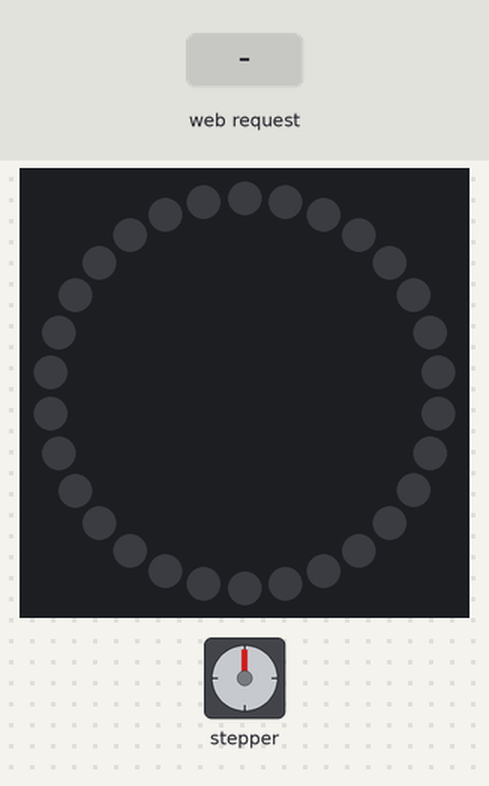
Recording of a sketch running on a simulated Arduino Uno R4 WiFi. Parts: stepper motor, 30 RGB LEDs in a ring, first at the top, clockwise. Wiring (inferred from the names in the program): stepper motor driver (200 steps per turn assumed): step D3; direction D4. The inputs (shaded band) are chosen by the test bench. Dim RGB values are drawn brighter than linear; WiFi joins after 1.5 s; servers stay silent unless stated; uploads are accepted with an empty reply; what the sketch prints to the serial monitor is not drawn.

Above: at 7.7 s.
7.8 s: HTTP request GET /LEDMODE= received
At 9.5 s:
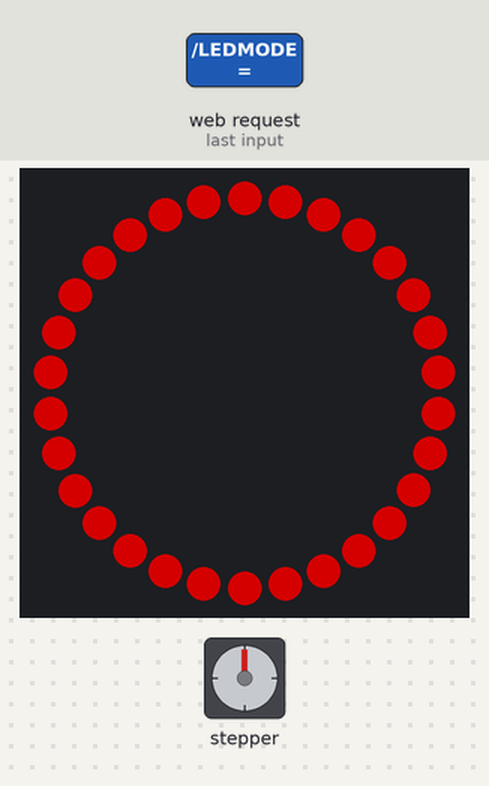
10.8 s: HTTP request GET /MOTOR=RIGHT received
13.8 s: HTTP request GET /LED=ON received
At 14.25 s:
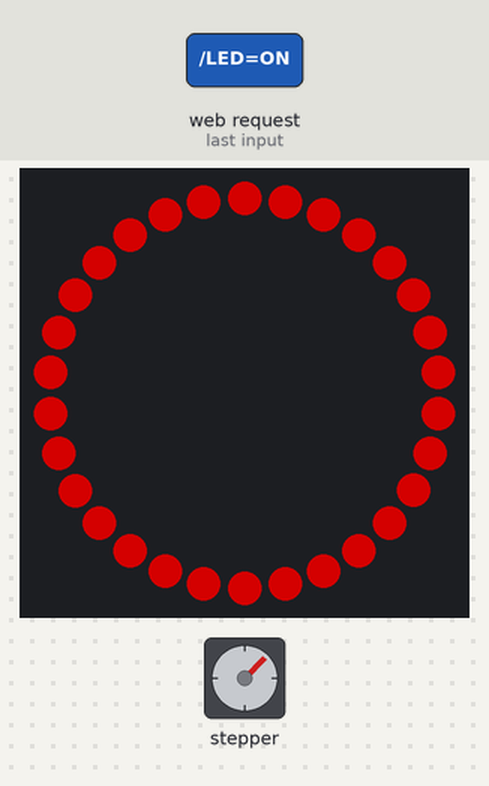
At 14.85 s:
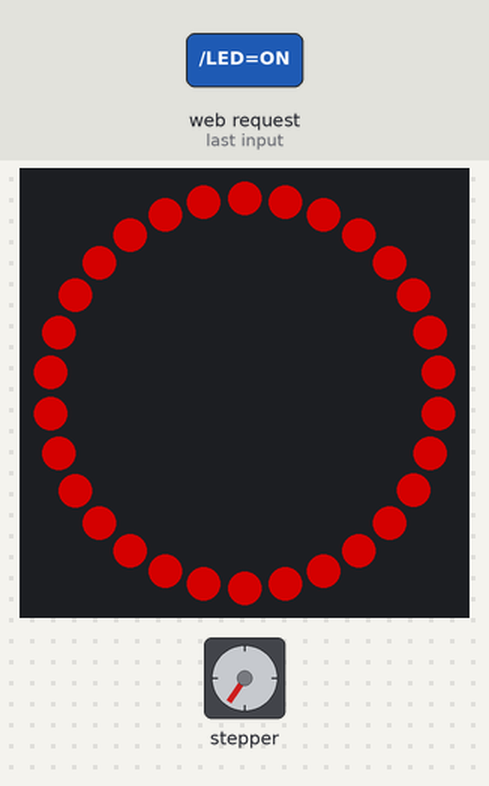
16.2 s: HTTP request GET /MOTOR=LEFT received
19.2 s: HTTP request GET /BRILLOUP received
At 19.65 s:
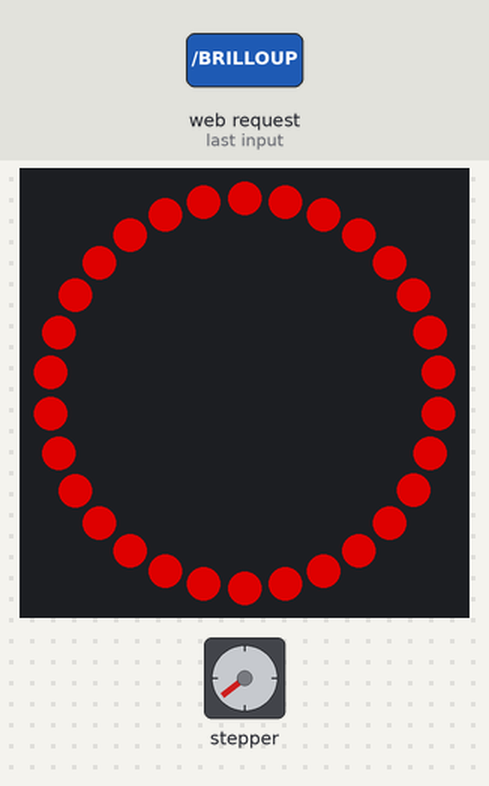
21.5 s: HTTP request GET /MOTOR=ON received
Timing chart, 0 to 24.5 s (numbered marks = the images above; inputs shaded):
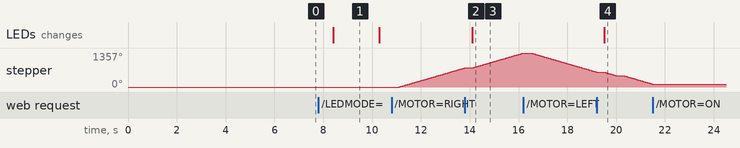

Measured:
- after the input at 7.8 s, the LEDs: change after 0.60 s (image 1)
- after the input at 10.8 s, stepper: keeps turning clockwise at about 283°/s, starting after 0.30 s
- after the input at 13.8 s, the LEDs: change after 0.30 s (image 2)
- what the display in image 1 shows lasts 1.9 s, from 8.4 s to 10.3 s

The sketch:

ArduinoSistemaSolarSTEM.ino
```cpp
/**
 * @file ArduinoSistemaSolarSTEM.ino
 * @brief Codigo principal del arduino
 * @author
 * Dream Team Systems
 * @date Octubre 2025
 */
#include <WiFiS3.h>
#include <Adafruit_NeoPixel.h>
#include <ArduinoJson.h>

/** @brief se define la configuración del internet del Arduino*/
const char* ssid = "CLARO_C98434";
const char* pass = "4FCE27D53E";
WiFiServer server(80);
/** @brief se define la base de datos a la cual se conectara el Arduino para consultar los estados */
const char* FIREBASE_HOST = "dreamteamsolarstem-default-rtdb.firebaseio.com";
const char* FIREBASE_AUTH = "";

int syncIndex = 0;
unsigned long lastSync = 0;

WiFiSSLClient client;

/** @brief Se define la configuración de los pines */
#define LED_PIN 6
#define NUM_LEDS 30
#define STEP_PIN 3
#define DIR_PIN 4

Adafruit_NeoPixel strip(NUM_LEDS, LED_PIN, NEO_GRB + NEO_KHZ800);

/** @brief Se definen las variables globales
 * @details Se manejaran las leds, el brillo y el motor
 */
int ledMode = 0;
bool ledsOn = false;
int brillo = 128;

bool prevLedsOn = false;
int prevLedMode = -1;
int prevBrillo = -1;

enum MotorDirection { STOP = 0, RIGHT, LEFT };
bool motorOn = false;
MotorDirection motorDir = STOP;
int stepSpeed = 6000;
unsigned long lastStepTime = 0;

const char* ledNames[] = { "Rojo fijo", "Verde parpadeante", "Arcoiris" };

/** @brief Se realiza la conexión a wifi y se imprime la IP que se genera */
void connectWiFi() {
  Serial.println("Intentando conectar a WiFi...");
  while (WiFi.status() != WL_CONNECTED) {
    WiFi.config(INADDR_NONE, INADDR_NONE, INADDR_NONE, INADDR_NONE);
    WiFi.begin(ssid, pass);
    Serial.print(".");
    delay(5000);
  }
  Serial.print("✅ Conectado a WiFi. IP: ");
  Serial.println(WiFi.localIP());
}

/** @brief Se agregan las funciones que necesita firebase para poder conectarse con el Arduino */
String firebaseGet(const char* path) {
  String url = String("/") + path + ".json";
  if (FIREBASE_AUTH[0] != '\0') url += "?auth=" + String(FIREBASE_AUTH);

  if (!client.connect(FIREBASE_HOST, 443)) {
    Serial.println("⚠️ No se pudo conectar a Firebase");
    return "";
  }

  client.println("GET " + url + " HTTP/1.1");
  client.println("Host: " + String(FIREBASE_HOST));
  client.println("Connection: close");
  client.println();

  String response = "";
  unsigned long start = millis();

  while (millis() - start < 5000) {
    while (client.available()) response += (char)client.read();
    if (!client.connected()) break;
  }
  client.stop();

  int jsonIndex = response.indexOf("\r\n\r\n");
  if (jsonIndex >= 0) response = response.substring(jsonIndex + 4);

  response.trim();
  response.replace("\"", "");
  return response;
}

void firebasePut(const char* path, const String& value) {
  String url = String("/") + path + ".json";
  if (FIREBASE_AUTH[0] != '\0') url += "?auth=" + String(FIREBASE_AUTH);

  if (!client.connect(FIREBASE_HOST, 443)) {
    Serial.println("⚠️ No se pudo conectar a Firebase");
    return;
  }

  String body = value;
  client.println("PUT " + url + " HTTP/1.1");
  client.println("Host: " + String(FIREBASE_HOST));
  client.println("Content-Type: application/json");
  client.print("Content-Length: ");
  client.println(body.length());
  client.println("Connection: close");
  client.println();
  client.println(body);

  while (client.connected()) client.read();
  client.stop();
}

/** @brief La función setup que ejecutara el codigo principal que se estara utilizando */
void setup() {
  Serial.begin(115200);
  strip.begin();
  strip.setBrightness(brillo);
  strip.show();

  pinMode(STEP_PIN, OUTPUT);
  pinMode(DIR_PIN, OUTPUT);
  digitalWrite(STEP_PIN, LOW);
  digitalWrite(DIR_PIN, LOW);

  connectWiFi();
  server.begin();

  Serial.println("🌐 Servidor web iniciado");
}

/** @brief Define los movimientos que tendrá el motor */
void updateMotor() {
  if (!motorOn || motorDir == STOP) return;

  digitalWrite(DIR_PIN, motorDir == RIGHT ? HIGH : LOW);
  if (micros() - lastStepTime >= stepSpeed) {
    lastStepTime = micros();
    digitalWrite(STEP_PIN, HIGH);
    delayMicroseconds(2);
    digitalWrite(STEP_PIN, LOW);
  }
}

/** @brief Define los colores y modos a los cuales se podrá acceder desde el panel de control */
void handleLEDs() {
  if (!ledsOn) {
    for (int i = 0; i < NUM_LEDS; i++) strip.setPixelColor(i, 0);
    strip.show();
    return;
  }

  strip.setBrightness(brillo);

  switch (ledMode) {
    case 0: // Rojo fijo
      for (int i = 0; i < NUM_LEDS; i++)
        strip.setPixelColor(i, strip.Color(255, 0, 0));
      break;

    case 1: // Verde parpadeante
      if ((millis() / 500) % 2 == 0)
        for (int i = 0; i < NUM_LEDS; i++)
          strip.setPixelColor(i, strip.Color(0, 255, 0));
      else
        for (int i = 0; i < NUM_LEDS; i++)
          strip.setPixelColor(i, 0);
      break;

    case 2: // Arcoiris
      for (int i = 0; i < NUM_LEDS; i++) {
        int pixelHue = (i * 256 / NUM_LEDS + millis() / 10) & 255;
        strip.setPixelColor(i, strip.gamma32(strip.ColorHSV(pixelHue * 256)));
      }
      break;
  }
  strip.show();
}

/** @brief Sincroniza los movimientos del motor y las luces de la led con la base de datos en firebase */
void syncFromFirebase() {

  String ledVal = firebaseGet("control/led");
  ledsOn = (ledVal == "on");
  Serial.println("LEDs: " + String(ledsOn ? "ON" : "OFF"));


  String modeVal = firebaseGet("control/mode");
  ledVal.trim();
  ledsOn = (ledVal.equalsIgnoreCase("on"));

  if (modeVal.length()) {
    int mode = modeVal.toInt();
    if (mode >= 0 && mode <= 2) ledMode = mode;
    Serial.println("Modo LED: " + String(ledMode) + " (" + String(ledNames[ledMode]) + ")");
  }


  String brilloVal = firebaseGet("control/brillo");
  if (brilloVal.length()) {
    brillo = brilloVal.toInt();
    brillo = constrain(brillo, 0, 255);
    Serial.println("Brillo: " + String(brillo));
  }


  String motorVal = firebaseGet("control/motor");
  motorVal.trim();

  if (motorVal == "on") {
    motorOn = true;
    motorDir = STOP;
  } else if (motorVal == "off") {
    motorOn = false;
    motorDir = STOP;
  } else if (motorVal == "right") {
    motorOn = true;
    motorDir = RIGHT;
  } else if (motorVal == "left") {
    motorOn = true;
    motorDir = LEFT;
  }
}

/** @brief Manejo de clientes web */
void handleClient() {
  WiFiClient client = server.available();
  if (!client) return;

  String request = client.readStringUntil('\r');
  client.flush();

  if (request.indexOf("GET /LEDMODE=") >= 0) {
    int modeIndex = request.substring(request.indexOf('=') + 1).toInt();
    if (modeIndex >= 0 && modeIndex <= 2) {
      ledMode = modeIndex;
      ledsOn = true;
      firebasePut("control/mode", String(modeIndex));
      firebasePut("control/led", "\"on\"");
    }
  }

  if (request.indexOf("GET /LED=ON") >= 0) {
    ledsOn = true;
    firebasePut("control/led", "\"on\"");
  }

  if (request.indexOf("GET /LED=OFF") >= 0) {
    ledsOn = false;
    firebasePut("control/led", "\"off\"");
  }

  if (request.indexOf("GET /BRILLOUP") >= 0) {
    brillo = min(brillo + 25, 255);
    firebasePut("control/brillo", String(brillo));
  }

  if (request.indexOf("GET /BRILLODOWN") >= 0) {
    brillo = max(brillo - 25, 0);
    firebasePut("control/brillo", String(brillo));
  }

  if (request.indexOf("GET /MOTOR=ON") >= 0) {
    motorOn = true;
    motorDir = STOP;
    firebasePut("control/motor", "\"on\"");
  }

  if (request.indexOf("GET /MOTOR=OFF") >= 0) {
    motorOn = false;
    motorDir = STOP;
    firebasePut("control/motor", "\"off\"");
  }

  if (request.indexOf("GET /MOTOR=RIGHT") >= 0) {
    motorOn = true;
    motorDir = RIGHT;
    firebasePut("control/motor", "\"right\"");
  }

  if (request.indexOf("GET /MOTOR=LEFT") >= 0) {
    motorOn = true;
    motorDir = LEFT;
    firebasePut("control/motor", "\"left\"");
  }
/** @brief Panel de control del arduino */
  client.println("HTTP/1.1 200 OK");
  client.println("Content-Type: text/html");
  client.println();
  client.println("<html><head><title>Control LEDs y Motor</title></head><body>");
  client.println("<h1>Control de LEDs y Motor</h1>");

  client.println("<h2>Modos LED</h2>");
  for (int i = 0; i <= 2; i++)
    client.println("<button onclick=\"location.href='/LEDMODE=" + String(i) + "'\">" + String(ledNames[i]) + "</button><br>");

  client.println("<br><button onclick=\"location.href='/LED=ON'\">Encender LEDs</button>");
  client.println("<button onclick=\"location.href='/LED=OFF'\">Apagar LEDs</button>");

  client.println("<h2>Control de Brillo</h2>");
  client.println("<button onclick=\"location.href='/BRILLOUP'\">🔆 Subir Brillo</button>");
  client.println("<button onclick=\"location.href='/BRILLODOWN'\">🔅 Bajar Brillo</button>");
  client.println("<p>Nivel actual: " + String(brillo) + "</p>");

  client.println("<h2>Control Motor</h2>");
  client.println("<button onclick=\"location.href='/MOTOR=ON'\">Encender Motor</button>");
  client.println("<button onclick=\"location.href='/MOTOR=OFF'\">Apagar Motor</button><br><br>");
  client.println("<button onclick=\"location.href='/MOTOR=RIGHT'\">Girar Derecha</button>");
  client.println("<button onclick=\"location.href='/MOTOR=LEFT'\">Girar Izquierda</button>");
  client.println("</body></html>");

  delay(1);
  client.stop();
}


/** @brief Bucle principal optimizado */
void loop() {
  unsigned long now = millis();


  handleClient();


  handleLEDs();


  updateMotor();


  static unsigned long lastFirebaseSync = 0;
  static int syncIndex = 0;

  if (now - lastFirebaseSync >= 10000) {
    lastFirebaseSync = now;

    switch (syncIndex) {
      case 0: { String ledVal = firebaseGet("control/led"); ledsOn = (ledVal == "on"); break; }
      case 1: { String modeVal = firebaseGet("control/mode"); if(modeVal.length()) ledMode = modeVal.toInt(); break; }
      case 2: { String brilloVal = firebaseGet("control/brillo"); if(brilloVal.length()) brillo = constrain(brilloVal.toInt(), 0, 255); break; }
      case 3: {
        String motorVal = firebaseGet("control/motor");
        motorVal.trim();
        if (motorVal == "on") motorOn = true, motorDir = STOP;
        else if (motorVal == "off") motorOn = false, motorDir = STOP;
        else if (motorVal == "right") motorOn = true, motorDir = RIGHT;
        else if (motorVal == "left") motorOn = true, motorDir = LEFT;
        break;
      }
    }

    syncIndex = (syncIndex + 1) % 4;
  }
}
```
